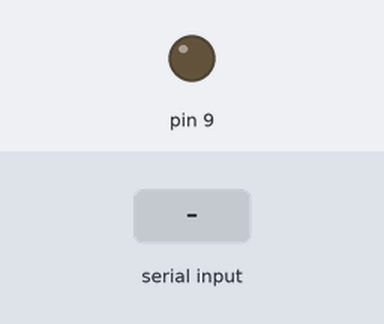
A sketch run on a simulated Arduino Uno, built with avr-gcc and run on an emulated ATmega328P. On the bench: output pins drawn as LEDs (lit = HIGH). The test bench sets the inputs (shaded band).

Above: at 1.2 s.
1.3 s: "90,45\n" received over Serial
At 2.52 s:
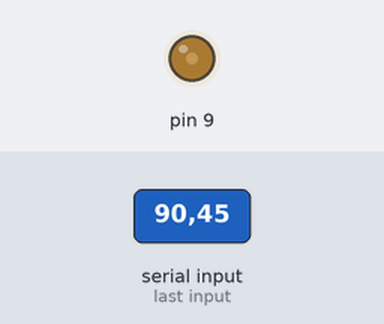
Timing chart, 0 to 10.3 s (numbered marks = the images above; inputs shaded):
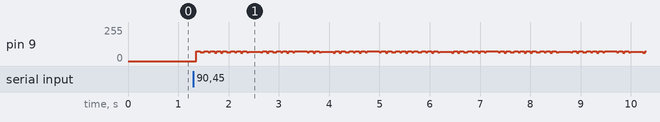

The sketch:

servo_cuso.ino
```cpp
char lerSerial[10];
char c;
int x=0;
int y=0;
void setup() {
  // put your setup code here, to run once:
pinMode(9,OUTPUT);
Serial.begin(115000);
}

void loop() {
if(Serial.available()){
  do{
  c=Serial.read();
  lerSerial[x]=c;
  y=2;
//  Serial.println(lerSerial[x]);
  x++;
  delay(1);
}while(c!='\n');
}
x=0;

int converter = atoi(lerSerial);
if(converter != 0){
converter = map(converter,1,100,500,2100);
//Serial.println(converter);

digitalWrite(9,HIGH);
delayMicroseconds(converter);//490 a 1900
//Serial.println(converter);
digitalWrite(9,LOW);
delay(5);
y=0;
}
}
```
